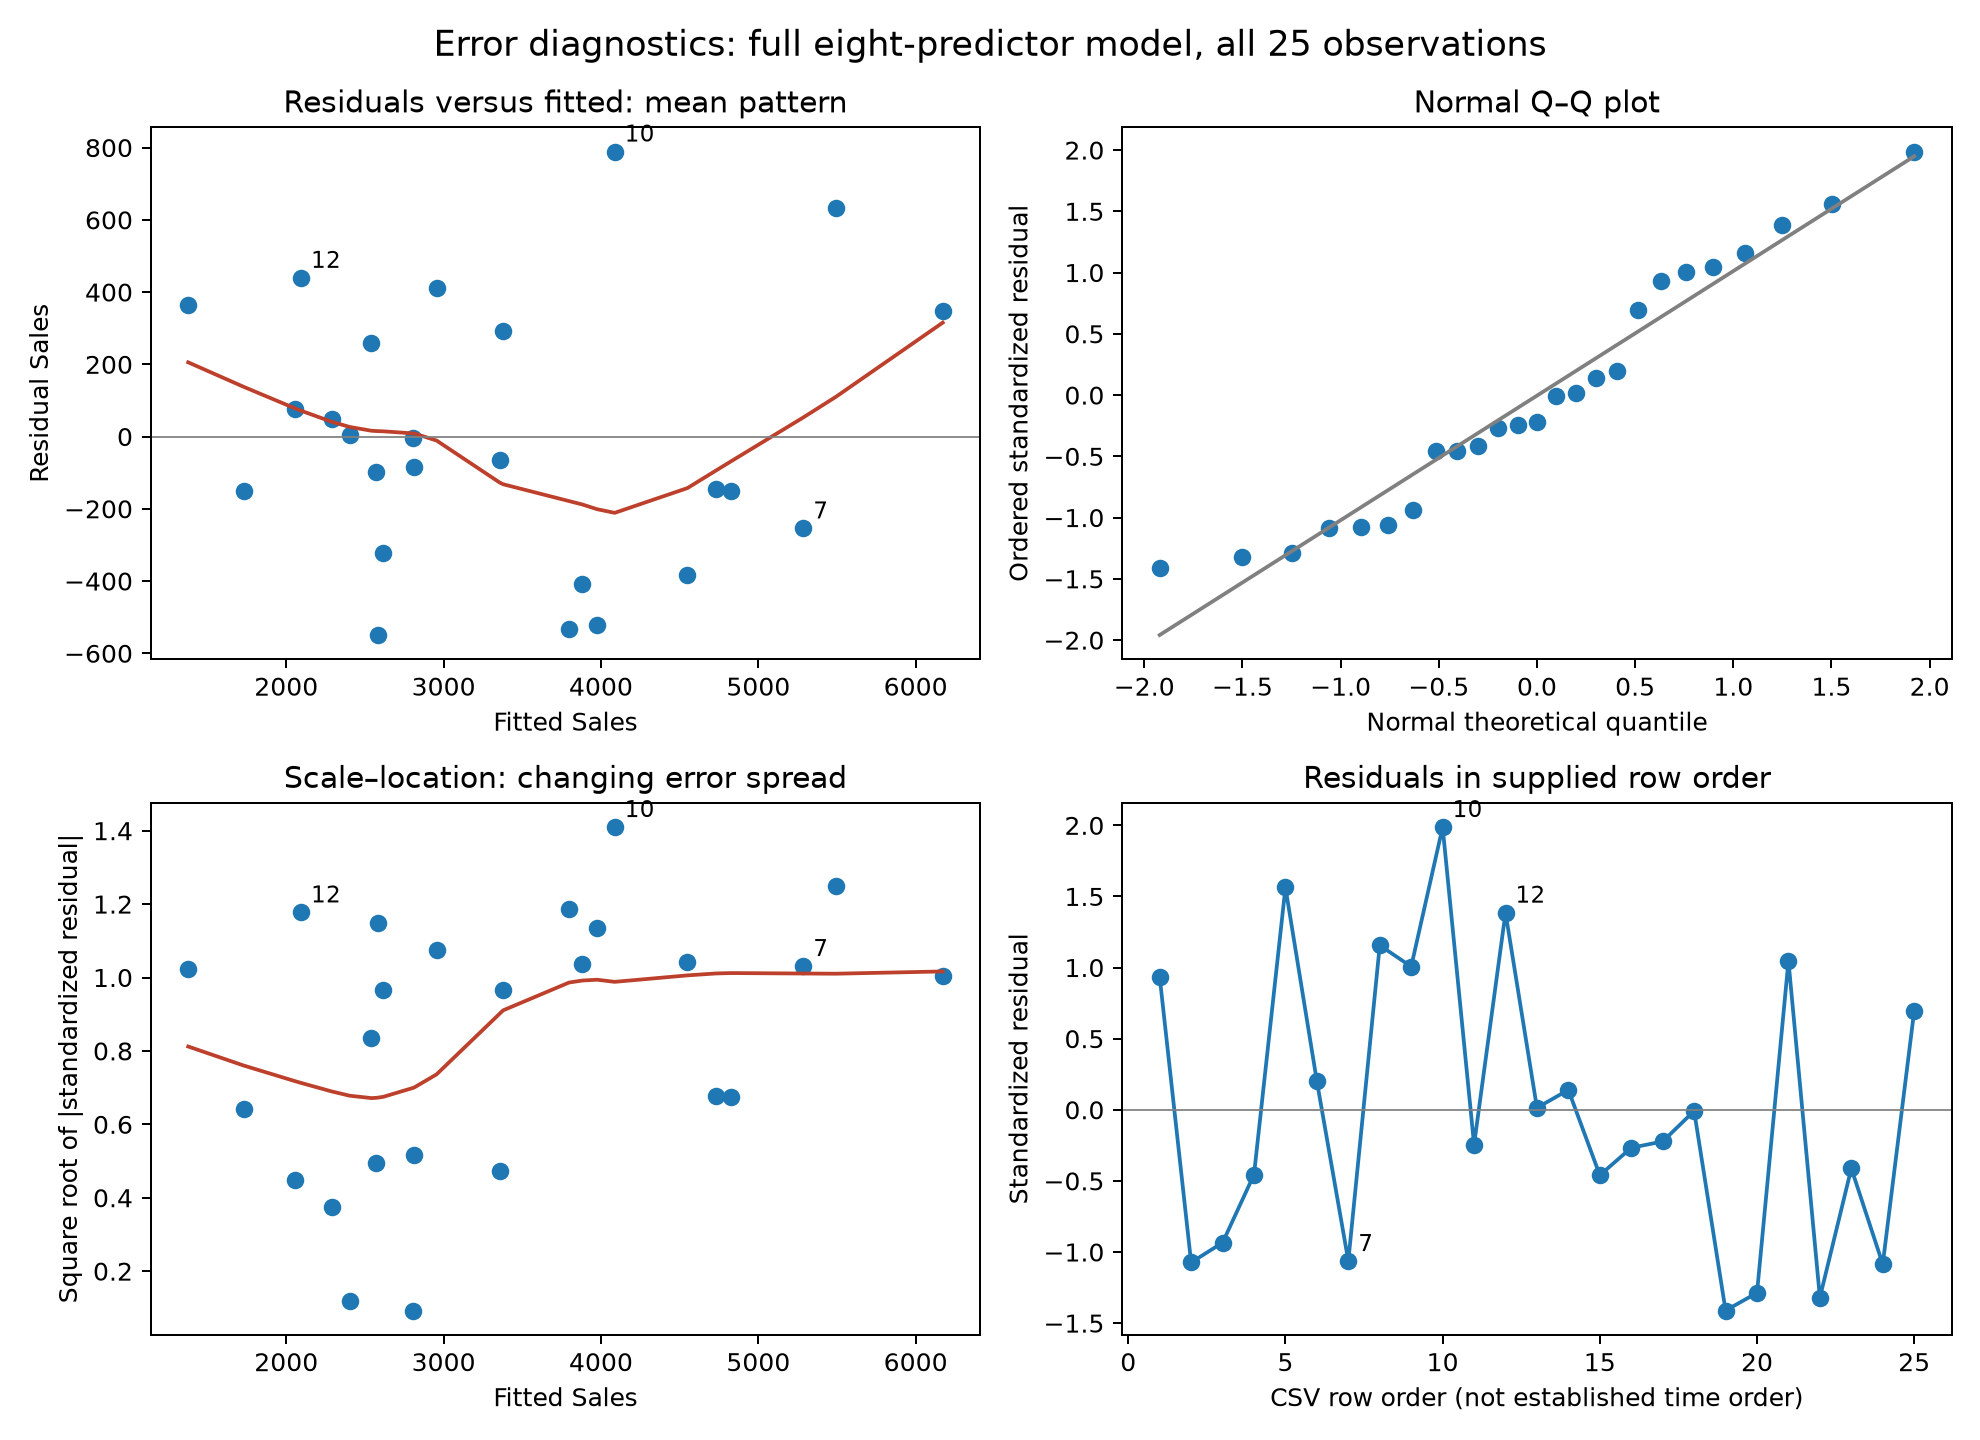

Write Python code to recreate this figure.
import os
os.environ['MPLCONFIGDIR']='.mplcache'
import matplotlib
matplotlib.use('Agg')
import matplotlib.pyplot as plt
import numpy as np
import pandas as pd
import statsmodels.api as sm
from statsmodels.nonparametric.smoothers_lowess import lowess
from statsmodels.stats.diagnostic import het_breuschpagan
from scipy.stats import shapiro,probplot
import json

df=pd.read_csv('sales_territory.csv');X=sm.add_constant(df.drop(columns='Sales'));m=sm.OLS(df.Sales,X).fit();inf=m.get_influence();std=inf.resid_studentized_internal
fig,axes=plt.subplots(2,2,figsize=(11,8))
ax=axes[0,0];ax.scatter(m.fittedvalues,m.resid);smooth=lowess(m.resid,m.fittedvalues,frac=.7);ax.plot(smooth[:,0],smooth[:,1],color='#bc402b');ax.axhline(0,color='gray',lw=.7);ax.set_xlabel('Fitted Sales');ax.set_ylabel('Residual Sales');ax.set_title('Residuals versus fitted: mean pattern')
ax=axes[0,1];(theory,ordered),(slope,intercept,r)=probplot(std,dist='norm');ax.scatter(theory,ordered);ax.plot(theory,intercept+slope*theory,color='gray');ax.set_xlabel('Normal theoretical quantile');ax.set_ylabel('Ordered standardized residual');ax.set_title('Normal Q–Q plot')
ax=axes[1,0];spread=np.sqrt(np.abs(std));ax.scatter(m.fittedvalues,spread);smooth=lowess(spread,m.fittedvalues,frac=.7);ax.plot(smooth[:,0],smooth[:,1],color='#bc402b');ax.set_xlabel('Fitted Sales');ax.set_ylabel('Square root of |standardized residual|');ax.set_title('Scale–location: changing error spread')
ax=axes[1,1];ax.plot(np.arange(1,26),std,'o-');ax.axhline(0,color='gray',lw=.7);ax.set_xlabel('CSV row order (not established time order)');ax.set_ylabel('Standardized residual');ax.set_title('Residuals in supplied row order')
for ax,yy in [(axes[0,0],m.resid),(axes[1,0],spread),(axes[1,1],std)]:
    for row in [7,10,12]:
        xx=row if ax is axes[1,1] else m.fittedvalues.iloc[row-1]
        ax.annotate(str(row),(xx,yy.iloc[row-1] if hasattr(yy,'iloc') else yy[row-1]),xytext=(4,4),textcoords='offset points',fontsize=9)
fig.suptitle('Error diagnostics: full eight-predictor model, all 25 observations',fontsize=14);fig.tight_layout();fig.savefig('full_model_error_diagnostics.png',dpi=180)
bp=het_breuschpagan(m.resid,X);sh=shapiro(m.resid)
r={'model':'Original eight-predictor OLS sales model with intercept; all 25 observations','residual_df':float(m.df_resid),'Shapiro_Wilk_raw_residuals':{'statistic':float(sh.statistic),'pvalue':float(sh.pvalue),'qualification':'Descriptive screen; fitted residuals are correlated and have unequal variances due to leverage.'},'Breusch_Pagan':{'LM':float(bp[0]),'LM_pvalue':float(bp[1]),'F':float(bp[2]),'F_pvalue':float(bp[3]),'qualification':'Small sample with eight predictors limits diagnostic power and asymptotic calibration.'},'largest_absolute_external_studentized_residual':float(np.max(np.abs(inf.resid_studentized_external))),'note':'Plots do not establish independence; CSV row order has no documented temporal interpretation. LOWESS curves are descriptive.'}
with open('full_model_error_diagnostics_results.json','w') as f:json.dump(r,f,indent=2)
pd.DataFrame({'row':np.arange(1,26),'fitted_Sales':m.fittedvalues,'residual':m.resid,'standardized_residual':std,'externally_studentized_residual':inf.resid_studentized_external}).to_csv('full_model_error_diagnostics_values.csv',index=False)
print(json.dumps(r,indent=2))
